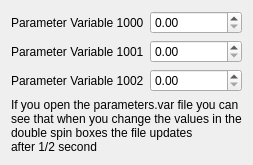
      <widget class="QWidget" name="tab_3">
       <attribute name="title">
        <string>Parm</string>
       </attribute>
       <layout class="QGridLayout" name="gridLayout_8">
        <item row="0" column="0">
         <widget class="QLabel" name="label_14">
          <property name="text">
           <string>Parameter Variable 1000</string>
          </property>
         </widget>
        </item>
        <item row="1" column="0">
         <widget class="QLabel" name="label_15">
          <property name="text">
           <string>Parameter Variable 1001</string>
          </property>
         </widget>
        </item>
        <item row="2" column="0">
         <widget class="QLabel" name="label_16">
          <property name="text">
           <string>Parameter Variable 1002</string>
          </property>
         </widget>
        </item>
        <item row="0" column="1">
         <widget class="QDoubleSpinBox" name="doubleSpinBox_2">
          <property name="function" stdset="0">
           <string>set_var</string>
          </property>
          <property name="variable" stdset="0">
           <string>1000</string>
          </property>
         </widget>
        </item>
        <item row="1" column="1">
         <widget class="QDoubleSpinBox" name="doubleSpinBox_3">
          <property name="function" stdset="0">
           <string>set_var</string>
          </property>
          <property name="variable" stdset="0">
           <string>1001</string>
          </property>
         </widget>
        </item>
        <item row="2" column="1">
         <widget class="QDoubleSpinBox" name="doubleSpinBox_4">
          <property name="function" stdset="0">
           <string>set_var</string>
          </property>
          <property name="variable" stdset="0">
           <string>1002</string>
          </property>
         </widget>
        </item>
        <item row="3" column="0" colspan="2">
         <widget class="QLabel" name="label_17">
          <property name="text">
           <string>If you open the parameters.var file you can
see that when you change the values in the
double spin boxes the file updates
after 1/2 second</string>
          </property>
         </widget>
        </item>
       </layout>
      </widget>
